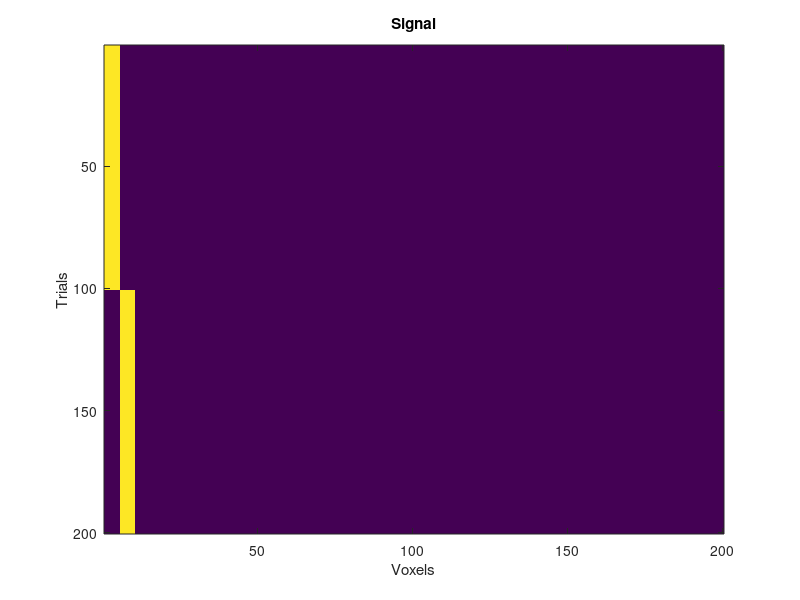
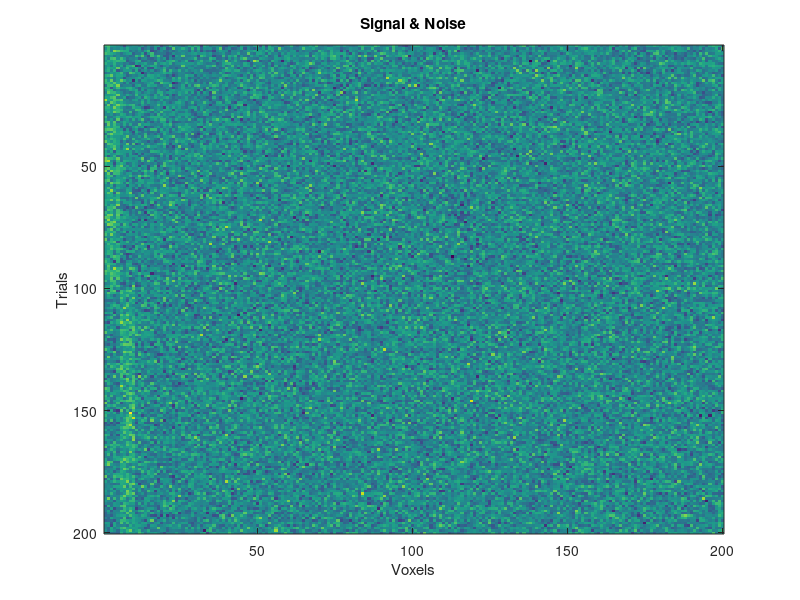

Write MATLAB code to recreate these figures, in order. (Note: this script raises an error after producing the figures.)
%% Iterative Lasso 

%% WARNING: This will clear the work space & variables.
clear;clc;

%% You can set the parameters for CV here
% Please the dimension of the data sets 
ntrials = 200; % it has to be divisible by K
nvoxels = 200;
% Please set the number of folds 
k = 5;
% It needs to know the number of row labels
% ps:Currently, this program can just run normally when there are 2 rowlabels
rowLabels.num = 2;
% It is useful to know the size for the testing set
test.size = ntrials / k ;

% Display the parameters
disp ('Parameters: ')
disp(['Voxels: '  num2str(nvoxels)])
disp(['trials: '  num2str(ntrials)])
disp(['K : '  num2str(k)])
disp(['Number of row labels: ' num2str(rowLabels.num)])


%% Simulate the data
% Creating the background 
X.raw = zeros(ntrials, nvoxels);

% % Add some signals 
signal = 1;
disp(['Signal intensity = ' num2str(signal)])
X.raw(1:ntrials/rowLabels.num,1:5) = X.raw(1:ntrials/rowLabels.num,1:5) + signal;
X.raw(ntrials/rowLabels.num + 1:end,6:10) = X.raw(ntrials/rowLabels.num + 1 : end ,6:10) + signal;
% plot the signal
figure(1)
imagesc(X.raw)
xlabel('Voxels');ylabel('Trials');title('Signal');

% Adding noise 
% rng(1) % To make the result replicable
noise = 1;
disp(['Noise intensity = ' num2str(noise)])
X.raw = X.raw + noise * randn(ntrials,nvoxels);   
size(X.raw);
% plot the noise + signal
figure(2)
imagesc(X.raw)
xlabel('Voxels');ylabel('Trials');title('Signal & Noise')

% Create row labels
rowLabels.whole = zeros(ntrials,1);
rowLabels.whole(1:ntrials / rowLabels.num ,1) = 1;
% Create new row labels for CV blocks
rowLabels.train = zeros(ntrials - test.size,1); 
rowLabels.train(1: (ntrials - test.size)/rowLabels.num ,1) = 1; 
rowLabels.test = zeros(test.size,1); 
rowLabels.test(1:test.size / rowLabels.num ,1) = 1; 

%% Generating indices for Outer CV
% generate indices for CV
CV.blocks = 1:k;
CV.blocks = CV.blocks';
CV.indices = repmat(CV.blocks,[ntrials / k,1]);
% Generate indices for CVglmnet
CV2.blocks = 1:k-1;
CV2.blocks = CV2.blocks';
CV2.indices = repmat(CV2.blocks,[ntrials / k,1]);
% Creating indices for test set and training set
for i = 1: k
    test.indices(:,i) = CV.indices == i;
    train.indices(:,i) = CV.indices ~= i;
end



%% Iterative Lasso
% Try the 1st iteration
for i = 1:k
    % Split the data into training set and testing set 
    X.test = X.raw(test.indices(:,i) ,:);
    X.train = X.raw(train.indices(:,i) ,:);

    % Fit cvglmnet
    cvfit(i) = cvglmnet (X.train, rowLabels.train, 'binomial', 'class', CV2.indices', 4);
    % Get the indice for the lambda with the best accuracy 
    lambda.best(i) = find(cvfit(i).lambda == cvfit(i).lambda_min);
%     % Plot the cross-validation curve
%     cvglmnetPlot(cvfit(i));

    % Set the lambda value
    opts(i) = glmnetSet();
    opts(i).lambda = cvfit(i).lambda_min;

    % Fit glmnet
    fit(i) = glmnet(X.train, rowLabels.train, 'binomial', opts);

    % Evaluate the prediction 
    test.prediction = (X.test * fit(i).beta + repmat(fit(i).a0, [test.size, 1])) > 0 ;  
    test.accuracy(:,i) = mean(rowLabels.test == test.prediction)'

end

% Display the average accuracy for this procedure 
disp(['The mean accuracy is ' num2str(mean(test.accuracy))])
% See if it is better than chance 
ttest(test.accuracy, 0.5)
